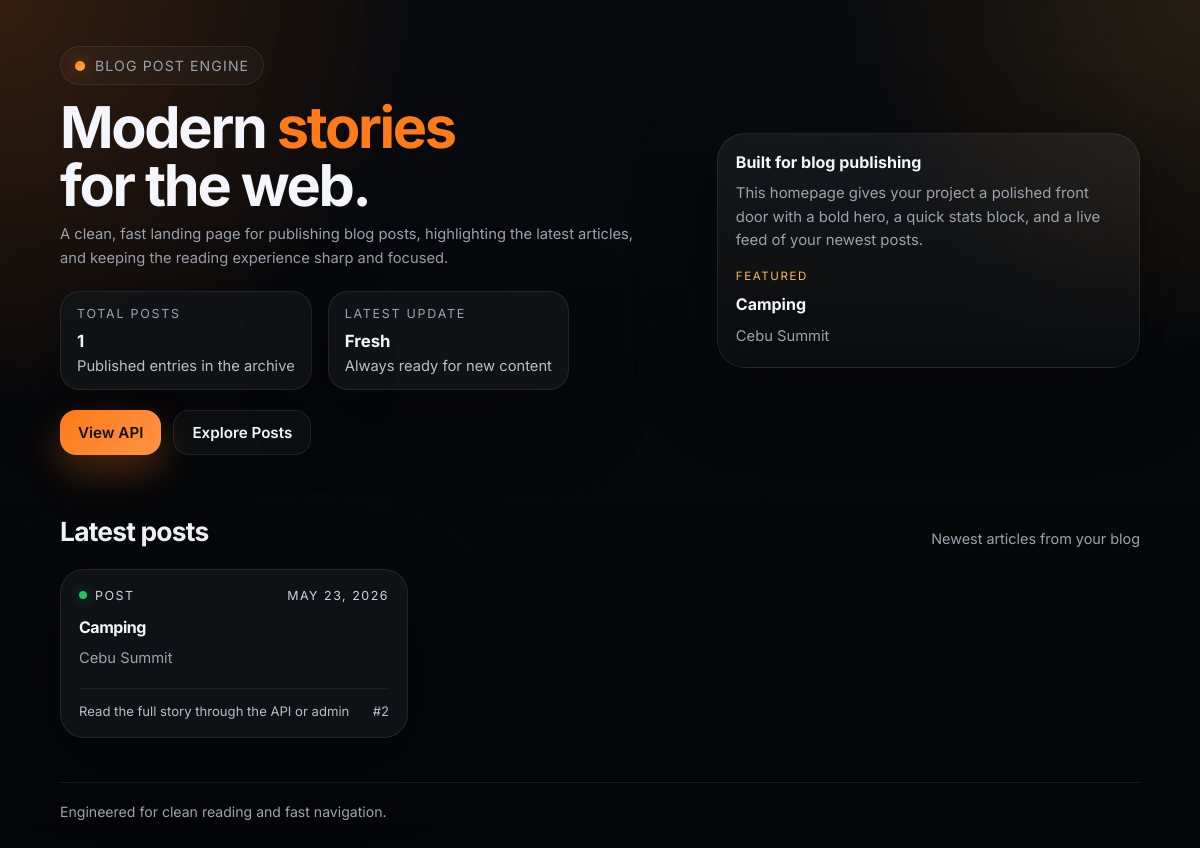
Before: / with the older database file.
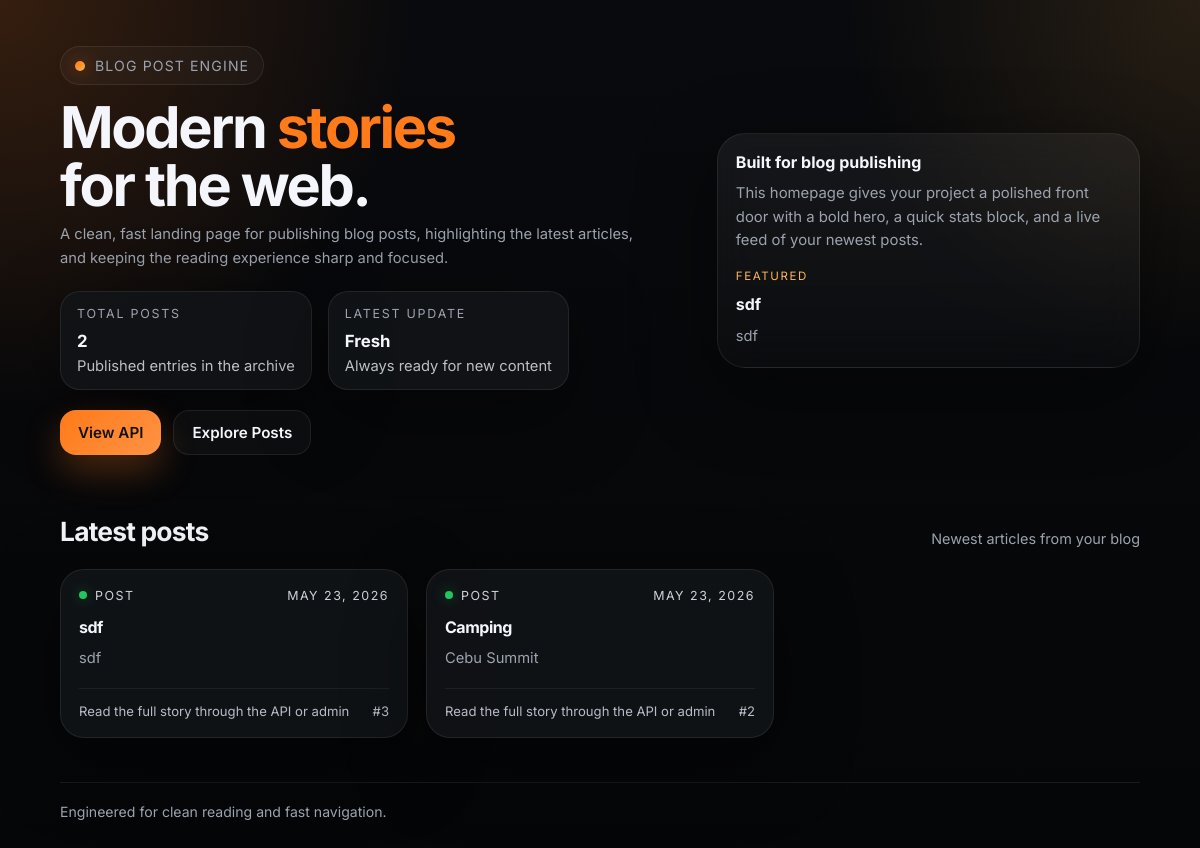
After: the same page with the newer database file.
### api/models.py (models this page shows, shortened)
class Post(models.Model):
    title = models.CharField(max_length=100)
    content = models.TextField()
    created_at = models.DateTimeField(auto_now_add=True)

### api/views.py (the view)
# urls.py: path('', views.home, name='home'),
def home(request):
    featured_posts = Post.objects.order_by('-created_at')[:6]
    total_posts = Post.objects.count()
    latest_post = Post.objects.order_by('-created_at').first()
    return render(
        request,
        'api/home.html',
        {
            'featured_posts': featured_posts,
            'total_posts': total_posts,
            'latest_post': latest_post,
        },
    )

### api/templates/api/home.html (shortened to what this page needs)
<!DOCTYPE html>
<html lang="en">
<head>
</head>
<body>
  <main class="shell">
    <section class="hero">
      <div>
        <div class="badge"><span class="badge-dot"></span> Blog Post Engine</div>
        <h1>Modern <span class="accent">stories</span> for the web.</h1>
        <p class="lede">A clean, fast landing page for publishing blog posts, highlighting the latest articles, and keeping the reading experience sharp and focused.</p>
        <div class="stats">
          <div class="stat">
            <div class="stat-label">Total Posts</div>
            <div class="stat-value">{{ total_posts }}</div>
            <div class="stat-note">Published entries in the archive</div>
          </div>
          <div class="stat">
            <div class="stat-label">Latest Update</div>
            <div class="stat-value">Fresh</div>
            <div class="stat-note">Always ready for new content</div>
          </div>
        </div>
        <div class="actions">
          <a class="button button-primary" href="/blogposts/">View API</a>
          <a class="button button-secondary" href="#latest-posts">Explore Posts</a>
        </div>
      </div>
      <aside class="panel">
        <h2>Built for blog publishing</h2>
        <p>This homepage gives your project a polished front door with a bold hero, a quick stats block, and a live feed of your newest posts.</p>
        <div style="height:16px"></div>
        <div class="latest">
          <div class="latest-label">Featured</div>
          {% if latest_post %}
            <div class="latest-title">{{ latest_post.title }}</div>
            <div class="latest-content">{{ latest_post.content|truncatechars:180 }}</div>
          {% else %}
            <div class="latest-title">No posts yet</div>
            <div class="latest-content">Create your first blog post to populate this section.</div>
          {% endif %}
        </div>
      </aside>
    </section>
    <section id="latest-posts">
      <div class="section-title">
        <h2>Latest posts</h2>
        <span>Newest articles from your blog</span>
      </div>
      {% if featured_posts %}
        <div class="card-grid">
          {% for post in featured_posts %}
            <article class="card">
              <div class="card-top">
                <div class="chip"><span class="chip-dot"></span> Post</div>
                <div class="chip">{{ post.created_at|date:"M d, Y" }}</div>
              </div>
              <h3>{{ post.title }}</h3>
              <p>{{ post.content|truncatechars:220 }}</p>
              <div class="meta">
                <span>Read the full story through the API or admin</span>
                <span>#{{ post.id }}</span>
              </div>
            </article>
          {% endfor %}
        </div>
      {% else %}
        <div class="empty">
          No blog posts yet. Add one through the API or Django admin and the homepage will start showing your latest stories.
        </div>
      {% endif %}
    </section>
    <footer>
      <span>Engineered for clean reading and fast navigation.</span>
    </footer>
  </main>
</body>
</html>

Changed rows visible on the page:
added Post: title "sdf", content "sdf", created_at "MAY 23, 2026", id "3"
Other visible differences:
{{ total_posts }}: "1" → "2"
{{ latest_post.title }}: "Camping" → "sdf"
{{ latest_post.content|truncatechars:180 }}: "Cebu Summit" → "sdf"
